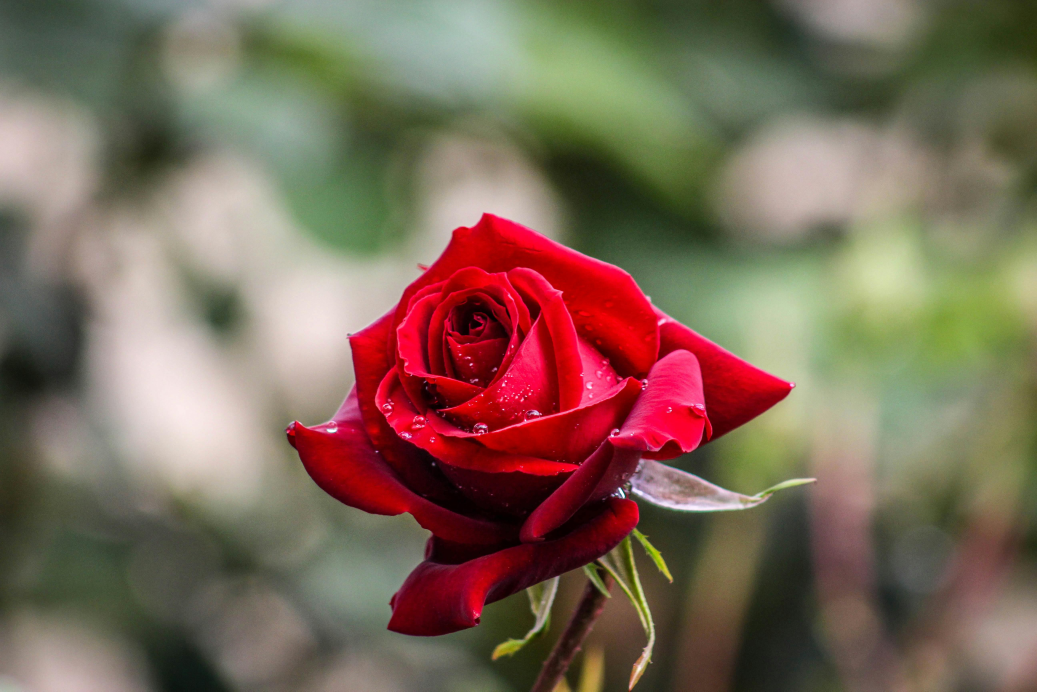
#> input picture Media/rose.jpg, 5184 x 3456 px, found by its file name (shown at 1/5 size)
$ python 03_image_resize.py
#> lines starting #> are read from the running program, lines starting #| are printed output that depends on the picture
import matplotlib.pyplot as plt
import cv2 as cv

image = cv.imread(r"Media\rose.jpg")
#> image is the input picture: shape (3456, 5184, 3); mean B, G, R 88.8, 105.5, 125.1
image = cv.cvtColor(image, cv.COLOR_BGR2RGB)

#RESIZED USING fx fy
image_2x = cv.resize(image,None,fx=2,fy=2)

#RESIZED USING HEIGHT WIDTH
height = 200
width = 350
dim = (height,width)
image_resized = cv.resize(image,dsize=dim,interpolation=cv.INTER_AREA)
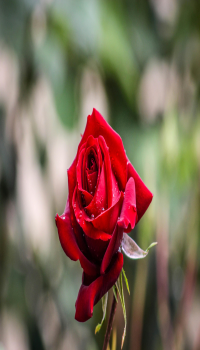
#> image_resized: shape (350, 200, 3); mean R, G, B 125.1, 105.5, 88.8

plt.figure(figsize=[20,5])
plt.subplot(131);plt.imshow(image,cmap="gray");plt.title("Original Image")
plt.subplot(132);plt.imshow(image_2x,cmap="gray");plt.title("Double Image")
plt.subplot(133);plt.imshow(image_resized,cmap="gray");plt.title("200x350 Image")
plt.show()
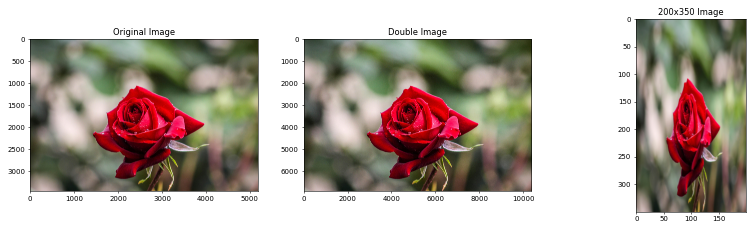
#> figure drawn by matplotlib, 3 panels
